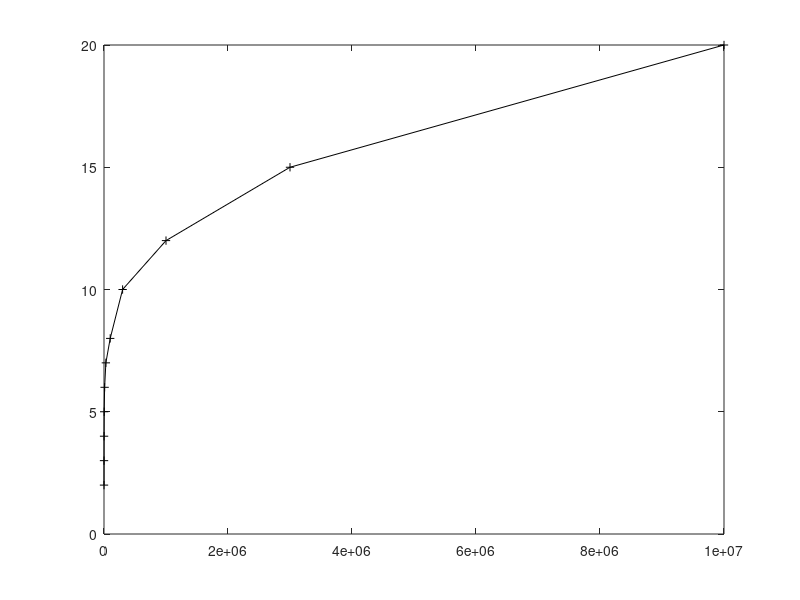

Reproduce this figure in MATLAB.
% Script for graphing the results from get_timings_script

% Expects:
%   number_points_vector, number_points_direct, number_points_memory:
%       The number of points evaluated in the correlation, independent
%       variable, column vector of doubles.
%   binning_Fourier_times, pdf_Fourier_times, pdist2_direct_times,
%       custom_memory_direct_times: Time of evaluation for each method
%       given the specified number of points, dependent variable, column
%       vector of doubles.

% testdata
number_points_vector = [1e2; 3e2; 1e3; 3e3; 1e4; 3e4; 1e5; 3e5; 1e6; 3e6; 1e7];
binning_Fourier_times = [12; 13; 14; 15; 16; 17; 18; 20; 22; 25; 30];


% Make new figure
hfig = figure;

% Make axes and set options
haxes = axes('XScale', 'log', 'XLim', [1e2, 1e7], 'YLim', [0, 30],...
    'XLabel', 'Number of points', 'YLabel', 'Time (sec)');

% Plot each dataset
h1 = plot(haxes, number_points_vector, binning_Fourier_times, 'Marker', 'o',...
    'Color', 'black', 'LineStyle', '-');
h2 = plot(haxes, number_points_vector, binning_Fourier_times-12, 'Marker', '+',...
    'Color', 'black', 'LineStyle', '-');
h3 = plot(haxes, number_points_vector, binning_Fourier_times-5, 'Marker', 'x',...
    'Color', 'black', 'LineStyle', '-');
h4 = plot(haxes, number_points_vector, binning_Fourier_times-10, 'Marker', '+',...
    'Color', 'black', 'LineStyle', '-');

% Add Legend

print(gcf, 'average_xcor', '-dpng');
clf

